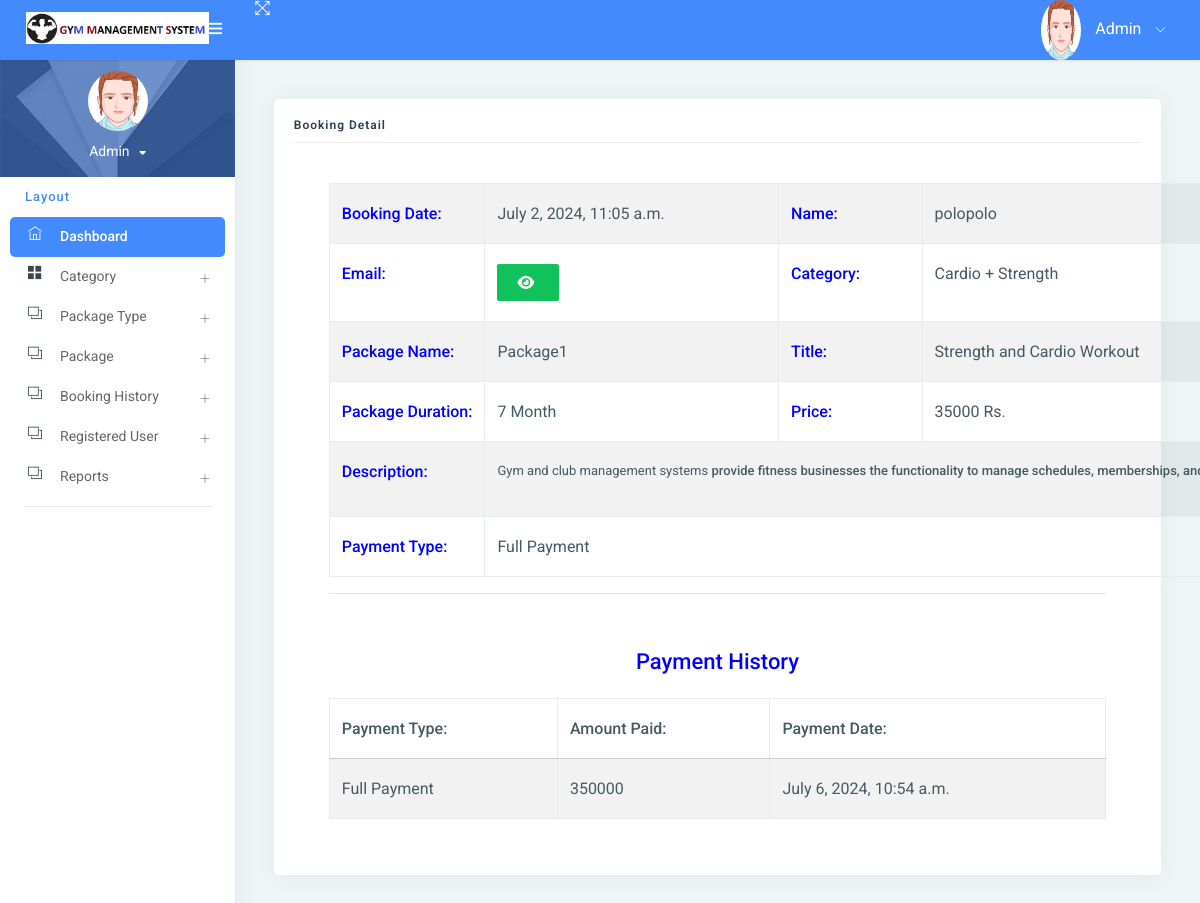
Screenshot of /booking_detail/5/ (signed in) with the database file from the repository.
### gym/models.py (models this page shows, shortened)
class Booking(models.Model):
    package = models.ForeignKey(Package, on_delete=models.CASCADE, null=True, blank=True)
    register = models.ForeignKey(Signup, on_delete=models.CASCADE, null=True, blank=True)
    bookingnumber = models.CharField(max_length=100, null=True, blank=True)
    status = models.IntegerField(choices=STATUS, default=1)
    creationdate = models.DateTimeField(auto_now_add=True)

class Signup(models.Model):
    user = models.ForeignKey(User, on_delete=models.CASCADE, null=True)
    mobile = models.CharField(max_length=15, null=True)
    state = models.CharField(max_length=150, null=True)
    city = models.CharField(max_length=150, null=True)
    address = models.CharField(max_length=200, null=True)
    creationdate = models.DateTimeField(auto_now_add=True)

class Package(models.Model):
    category = models.ForeignKey(Category, on_delete=models.CASCADE, null=True)
    packagename = models.ForeignKey(Packagetype, on_delete=models.CASCADE, null=True)
    titlename = models.CharField(max_length=200, null=True)
    packageduration = models.CharField(max_length=50, null=True)
    price = models.CharField(max_length=200, null=True)
    description = models.CharField(max_length=200, null=True)
    creationdate = models.DateTimeField(auto_now_add=True)

class Category(models.Model):
    categoryname = models.CharField(max_length=200, null=True)
    status = models.CharField(max_length=300, null=True)
    creationdate = models.DateTimeField(auto_now_add=True)

class Packagetype(models.Model):
    category = models.ForeignKey(Category, on_delete=models.CASCADE, null=True)
    packagename = models.CharField(max_length=200, null=True)
    creationdate = models.DateTimeField(auto_now_add=True)
    def __str__(self):
        return self.packagename

class Paymenthistory(models.Model):
    user = models.ForeignKey(Signup, on_delete=models.CASCADE, null=True, blank=True)
    booking = models.ForeignKey(Booking, on_delete=models.CASCADE, null=True, blank=True)
    price = models.CharField(max_length=100, null=True, blank=True)
    status = models.IntegerField(choices=STATUS, default=1)
    creationdate = models.DateTimeField(auto_now_add=True)

### gym/views.py (the view, shortened to what this page needs)
# urls.py: path('booking_detail/<int:pid>/', booking_detail, name="booking_detail"),
def booking_detail(request, pid):
    data = Booking.objects.get(id=pid)
    payment = Paymenthistory.objects.filter(booking=data)
    if request.user.is_staff:
        return render(request, "admin/admin_booking_detail.html", locals())
    else:
        return render(request, "user_booking_detail.html", locals())

### gym/templates/admin/admin_booking_detail.html (shortened to what this page needs)
{% extends 'admin_base.html' %}
{% load static custom_tags %}
{% block main %}
<link rel="stylesheet" href="https://cdnjs.cloudflare.com/ajax/libs/font-awesome/6.2.0/css/all.min.css" />
<div class="pcoded-inner-content">
    <div class="main-body">
        <div class="page-wrapper">
            <div class="page-body">
                <div class="row">
                    <div class="col-sm-12">
                        <div class="card">
                            <div class="card-block">
                                <h4 class="sub-title">Booking Detail</h4>
                                <div class="card-body">
                                <div class="container">
                                    <table id="example1" class="table table-bordered table-striped">
                                        <tr>
                                            <th style="color:blue">Booking Date:</th>
                                            <td>{{data.creationdate}}</td>
                                            <th style="color:blue">Name:</th>
                                            <td>{{data.register.user.first_name}}{{data.register.user.last_name}}</td>
                                        </tr>
                                        <tr>
                                            <th style="color:blue">Email:</th>
                                            <td>
                                                <button type="button" class="btn btn-success" id="email-btn-{{forloop.counter}}" onclick="togglePassword('email-{{forloop.counter}}', this.id)"><i class="fa fa-eye"></i></button>
                                            </td>
                                            <th style="color:blue">Category:</th>
                                            <td>{{data.package.category.categoryname}}</td>
                                        </tr>
                                        <tr>
                                            <th style="color:blue">Package Name:</th>
                                            <td>{{data.package.packagename}}</td>
                                            <th style="color:blue">Title:</th>
                                            <td>{{data.package.titlename}}</td>
                                        </tr>
                                        <tr>
                                            <th style="color:blue">Package Duration:</th>
                                            <td>{{data.package.packageduration}}</td>
                                            <th style="color:blue">Price:</th>
                                            <td>{{data.package.price}} Rs.</td>
                                        </tr>
                                        <tr>
                                            <th style="color:blue">Description:</th>
                                            <td colspan="12">{{data.package.description|safe}}</td>
                                        </tr>
                                        <tr>
                                            <th style="color:blue">Payment Type:</th>
                                             <td colspan="12">{{data.get_status_display}}</td>
                                        </tr>
                                    </table>
                                    <hr>
                                    {% if data.status != "New" %}
                                    <table id="example6" class="table table-bordered table-striped">
                                        <div class="card-body">
                                            <tr>
                                                <center>
                                                    <h4 style="color:blue">Payment History</h4>
                                                </center>
                                            </tr>
                                            <table id="example5" class="table table-bordered table-striped">
                                                <thead>
                                                <tr>
                                                    <th>Payment Type:</th>
                                                    <th>Amount Paid:</th>
                                                    <th>Payment Date:</th>
                                                </tr>
                                                </thead>
                                                <tbody>
                                                {% for i in payment %}
                                                <tr>
                                                    <td>{{i.get_status_display}}</td>
                                                    <td>{{i.price}}</td>
                                                    <td>{{i.creationdate}}</td>
                                                </tr>
                                                {% endfor %}
                                                </tbody>
                                            </table>
                                        </div>
                                    </table>
                                    {% endif %}
                                </div>
                                </div>
                            </div>
                        </div>
                    </div>
                </div>
            </div>
        </div>
    </div>
</div>
{% endblock %}

### gym/templates/admin_base.html (shortened to what this page needs)
{% load static %}
<html lang="en">
<head>
    <link rel="stylesheet" href="{% static 'assets1/pages/waves/css/waves.min.css' %}" type="text/css" media="all">
    <link rel="stylesheet" type="text/css" href="{% static 'assets1/css/bootstrap/css/bootstrap.min.css' %}">
    <link rel="stylesheet" href="{% static 'assets1/pages/waves/css/waves.min.css' %}" type="text/css" media="all">
    <link rel="stylesheet" type="text/css" href="{% static 'assets1/icon/themify-icons/themify-icons.css' %}">
    <link rel="stylesheet" type="text/css" href="{% static 'assets1/icon/font-awesome/css/font-awesome.min.css' %}">
    <link rel="stylesheet" type="text/css" href="{% static 'assets1/css/jquery.mCustomScrollbar.css' %}">
    <link rel="stylesheet" href="https://www.amcharts.com/lib/3/plugins/export/export.css" type="text/css" media="all"/>
    <link rel="stylesheet" type="text/css" href="{% static 'assets1/css/style.css' %}">
</head>
<body>
<div id="pcoded" class="pcoded">
    <div class="pcoded-container navbar-wrapper">
        <nav class="navbar header-navbar pcoded-header">
            <div class="navbar-wrapper">
                <div class="navbar-logo">
                    <a class="mobile-menu waves-effect waves-light" id="mobile-collapse" href="#!">
                        <i class="ti-menu"></i>
                    </a>
                    <a href="{% url 'admin_home' %}">
                        <img class="img-fluid" src="{% static 'assets1/images/logo.png' %}" alt="Theme-Logo"
                             style="width:85%">
                    </a>
                </div>
                <div class="navbar-container container-fluid">
                    <ul class="nav-left">
                        <li>
                            <a href="#!" onclick="javascript:toggleFullScreen()" class="waves-effect waves-light">
                                <i class="ti-fullscreen"></i>
                            </a>
                        </li>
                    </ul>
                    <ul class="nav-right">
                        <li class="user-profile header-notification">
                            <a href="#!" class="waves-effect waves-light">
                                <img src="{% static 'assets1/images/avatar-1.png' %}" class="img-radius"
                                     alt="">
                                <span>Admin</span>
                                <i class="ti-angle-down"></i>
                            </a>
                        </li>
                    </ul>
                </div>
            </div>
        </nav>
        <div class="pcoded-main-container">
            <div class="pcoded-wrapper">
                <nav class="pcoded-navbar">
                    <div class="pcoded-inner-navbar main-menu">
                        <div class="">
                            <div class="main-menu-header">
                                <img class="img-80 img-radius" src="{% static 'assets1/images/avatar-1.png' %}"
                                     alt="">
                                <div class="user-details">
                                    <span id="more-details">Admin<i class="fa fa-caret-down"></i></span>
                                </div>
                            </div>
                        </div>
                        <div class="pcoded-navigation-label" data-i18n="nav.category.navigation">Layout</div>
                        <ul class="pcoded-item pcoded-left-item">
                            <li class="active">
                                <a href="{% url 'admin_home' %}" class="waves-effect waves-dark">
                                    <span class="pcoded-micon"><i class="ti-home"></i><b>D</b></span>
                                    <span class="pcoded-mtext" data-i18n="nav.dash.main">Dashboard</span>
                                </a>
                            </li>
                            <li class="pcoded-hasmenu">
                                <a href="javascript:void(0)" class="waves-effect waves-dark">
                                    <span class="pcoded-micon"><i class="ti-layout-grid2-alt"></i></span>
                                    <span class="pcoded-mtext" data-i18n="nav.basic-components.main">Category</span>
                                </a>
                            </li>
                            <li class="pcoded-hasmenu">
                                <a href="javascript:void(0)" class="waves-effect waves-dark">
                                    <span class="pcoded-micon"><i class="ti-layers"></i></span>
                                    <span class="pcoded-mtext"
                                          data-i18n="nav.basic-components.main">Package Type </span>
                                </a>
                            </li>
                            <li class="pcoded-hasmenu">
                                <a href="javascript:void(0)" class="waves-effect waves-dark">
                                    <span class="pcoded-micon"><i class="ti-layers"></i></span>
                                    <span class="pcoded-mtext"
                                          data-i18n="nav.basic-components.main"> Package</span>
                                </a>
                            </li>
                            <li class="pcoded-hasmenu">
                                <a href="javascript:void(0)" class="waves-effect waves-dark">
                                    <span class="pcoded-micon"><i class="ti-layers"></i></span>
                                    <span class="pcoded-mtext"
                                          data-i18n="nav.basic-components.main">Booking History</span>
                                </a>
                            </li>
                               <li class="pcoded-hasmenu">
                                <a href="javascript:void(0)" class="waves-effect waves-dark">
                                    <span class="pcoded-micon"><i class="ti-layers"></i></span>
                                    <span class="pcoded-mtext"
                                          data-i18n="nav.basic-components.main"> Registered User</span>
                                </a>
                            </li>
                            <li class="pcoded-hasmenu">
                                <a href="javascript:void(0)" class="waves-effect waves-dark">
                                    <span class="pcoded-micon"><i class="ti-layers"></i></span>
                                    <span class="pcoded-mtext"
                                          data-i18n="nav.basic-components.main">Reports</span>
                                </a>
                            </li>
                        </ul>
                    </div>
                </nav>
                <div class="pcoded-content">
                    {% block main %}
                    {% endblock %}
                </div>
            </div>
        </div>
    </div>
</div>
</body>
</html>

### gym/templates/admin/admin_booking_detail.html (style rules this page uses)
img { width: 60px; height: 60px; }
td { padding:0px; }

### rows the page displays
Booking: creationdate "July 2, 2024, 11:05 a.m.", register.user.first_name "polo", register.user.last_name "polo", package.category.categoryname "Cardio + Strength", package.packagename "Package1", package.titlename "Strength and Cardio Workout", package.packageduration "7 Month", package.price "35000", package.description "Gym and club management systems provide fitness businesses the functionality to manage schedules, memberships,…", status "Full Payment"
Paymenthistory: status "Full Payment", price "350000", creationdate "July 6, 2024, 10:54 a.m."
